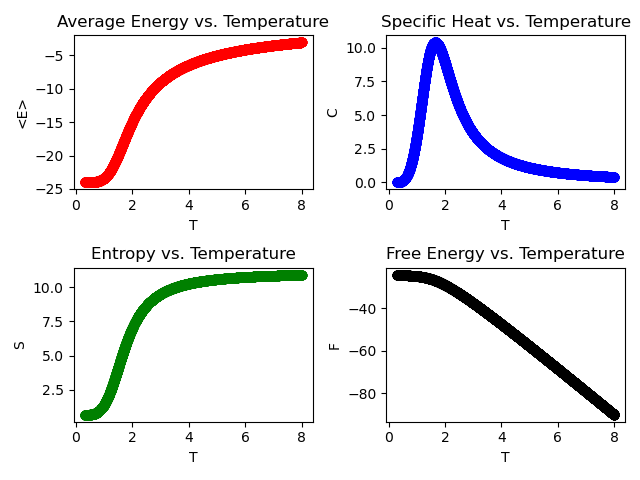

This chart was generated by the following Python code:
import numpy as np
import matplotlib.pyplot as plt

J = 1
N_1 = 4 #set to 1 for 1D
N_2 = 4
N = N_1 * N_2
T_min = 0.3
T_max = 8.0
M = 10000
states = 2 ** (N)
E_n = np.zeros(states)
T_arr = np.linspace(T_min, T_max, M)
E_arr = np.zeros(M)
C_arr = np.zeros(M)
S_arr = np.zeros(M)
F_arr = np.zeros(M)

def E_avg(E_n, T):
    return np.sum(np.dot(E_n, np.exp(-1 / T * E_n))) / np.sum(np.exp(-1 / T * E_n))
def E2_avg(E_n, T):
    return np.sum(np.dot(E_n ** 2, np.exp(-1 / T * E_n))) / np.sum(np.exp(-1 / T * E_n))
def C(E_n, T):
    return 1/T ** 2 * (E2_avg(E_n, T) - E_avg(E_n, T) ** 2)
def S(E_n, T):
    return 1 / T * (E_avg(N, E_n, T) - F(N, E_n, T))
def F(E_n, T):
    return -1 * T * np.log(np.sum(np.exp(-1 / T * E_n)))
def S_n_avg(E_n, T, n):
    nth_site = 2 * np.bitwise_and(np.right_shift(np.arange(0, states), N - n - 1),  1) - 1
    return np.sum(np.dot(nth_site, np.exp(-1 / T * E_n)) / np.sum(np.exp(-1 / T * E_n)))
def C_r(E_n, T, r):
    zeroth_site = 2 * np.bitwise_and(np.right_shift(np.arange(0, states), N - 1),  1) - 1
    rth_site = 2 * np.bitwise_and(np.right_shift(np.arange(0, states), N - r - 1),  1) - 1
    return np.sum(np.dot(np.multiply(zeroth_site, rth_site), np.exp(-1 / T * E_n)) / np.sum(np.exp(-1 / T * E_n)))

for s in range(states):
    anti_1 = ((((s >> 1) ^ s) & ((2 ** (N_1 - 1) - 1)) * np.sum(2 ** (N_1 * np.arange(N_2))))).bit_count() #spins within row
    anti_2 = ((((s >> N_1) ^ s) & ((2 ** (N_1 * (N_2 - 1)) - 1)))).bit_count() #spins within column
    E = np.sum(-1 * J * ((N_2 * (N_1 - 1) - 2 * anti_1) + (N_1 * (N_2 - 1) - 2 * anti_2)))
    E_n[s] = E

for i, T in enumerate(T_arr):
    E_arr[i] = E_avg(E_n, T)
    C_arr[i] = C(E_n, T)
    S_arr[i] = S(E_n, T)
    F_arr[i] = F(E_n, T)

fig, axs = plt.subplots(2, 2)
axs[0, 0].plot(T_arr, E_arr, "ro")
axs[0, 0].set_xlabel("T")
axs[0, 0].set_ylabel("<E>")
axs[0, 0].set_title("Average Energy vs. Temperature")
axs[0, 1].plot(T_arr, C_arr, "bo")
axs[0, 1].set_xlabel("T")
axs[0, 1].set_ylabel("C")
axs[0, 1].set_title("Specific Heat vs. Temperature")
axs[1, 0].plot(T_arr, S_arr, "go")
axs[1, 0].set_xlabel("T")
axs[1, 0].set_ylabel("S")
axs[1, 0].set_title("Entropy vs. Temperature")
axs[1, 1].plot(T_arr, F_arr, "ko")
axs[1, 1].set_xlabel("T")
axs[1, 1].set_ylabel("F")
axs[1, 1].set_title("Free Energy vs. Temperature")
fig.tight_layout()
plt.show()
